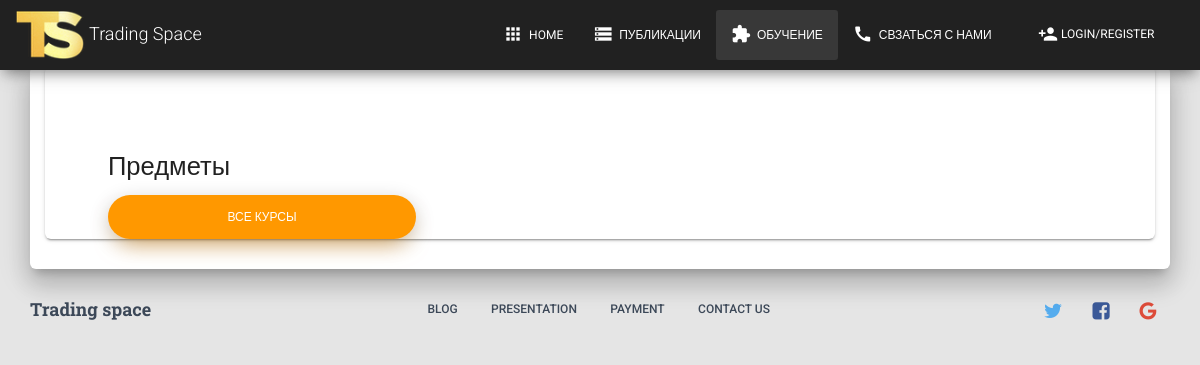
Before: /course/ with the older database file.
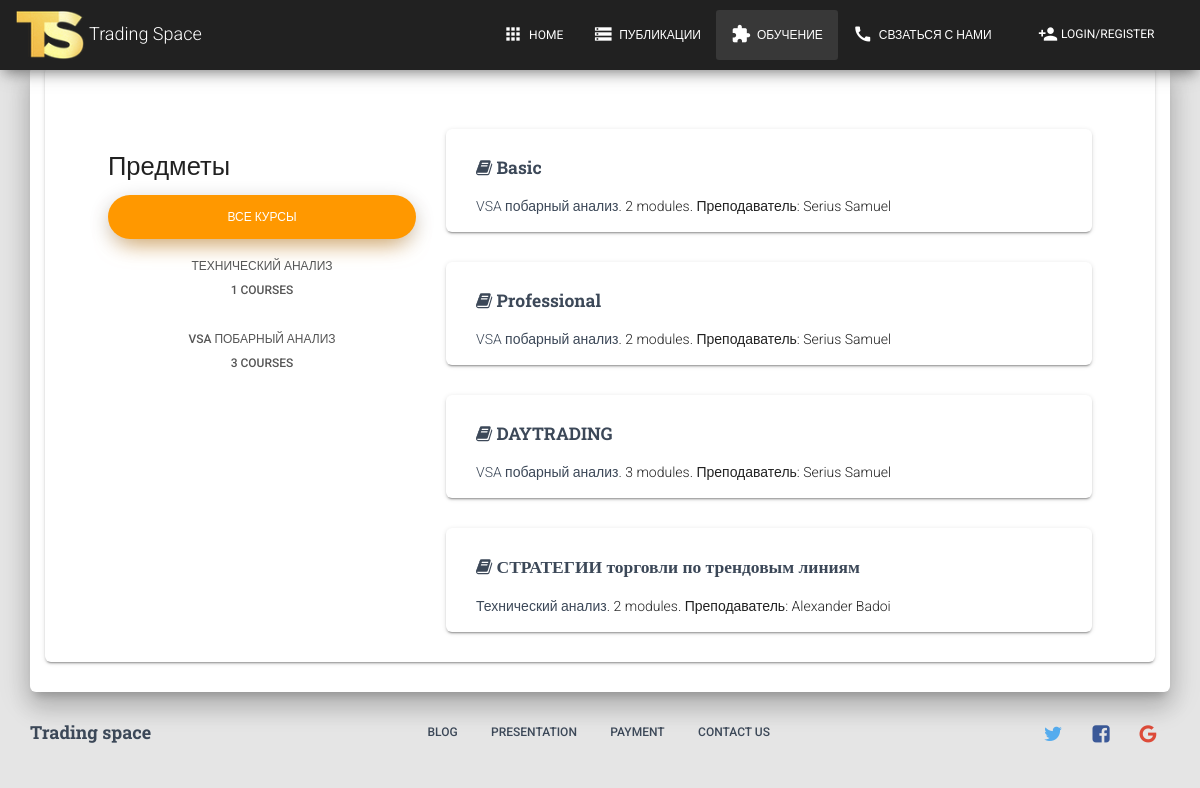
After: the same page with the newer database file.
### courses/models.py (models this page shows, shortened)
class Subject(models.Model):
    title = models.CharField(max_length=200)
    slug = models.SlugField(max_length=200, unique=True)
    class Meta:
        ordering = ['title']
        verbose_name = 'Предмет'
        verbose_name_plural = 'Предметы'
    def __str__(self):
        return self.title

class Course(models.Model):
    owner = models.ForeignKey(User,
                              related_name='courses_created',
                              on_delete=models.CASCADE)
    subject = models.ForeignKey(Subject,
                                related_name='courses',
                                on_delete=models.CASCADE)
    title = models.CharField(max_length=200)
    slug = models.SlugField(max_length=200, unique=True)
    overview = models.TextField()
    created = models.DateTimeField(auto_now_add=True)
    students = models.ManyToManyField(User, related_name='courses_joined', blank=True)
    class Meta:
        verbose_name = 'Курс'
        verbose_name_plural = 'Курсы'
        ordering = ['-created']

### courses/views.py (the view)
# urls.py: path('', views.CourseListView.as_view(), name='course_list'),
class CourseListView(TemplateResponseMixin, View):
    model = Course
    template_name = 'courses/course/list.html'
    def get(self, request, subject=None):
        subjects = Subject.objects.annotate(total_courses=Count('courses'))
        courses = Course.objects.annotate(total_modules=Count('modules'))
        if subject:
            subject = get_object_or_404(Subject, slug=subject)
            courses = courses.filter(subject=subject)
        return self.render_to_response({'subjects': subjects, 'subject': subject, 'courses': courses})

### templates/courses/course/list.html (shortened to what this page needs)
{% extends "base.html" %}
{% load static %}
{% block content %}
    <div class="content">
        <div class="container-fluid">
            <div class="row">
                <div class="col-md-12">
                    <div class="card">
                        <div class="card-header card-header-icon" data-background-color="purple">
                            <i class="material-icons">book</i>
                        </div>
                        <div class="card-content">
                            <div class="card-body">
                                <div class="col-md-4">
                                    <h3>Предметы</h3>
                                    <ul class="nav nav-pills nav-pills-warning nav-stacked" id="modules">
                                        <li {% if not subject %}class="selected"{% endif %}>
                                            <a href="{% url "course_list" %}">Все курсы</a>
                                        </li>
                                        {% for s in subjects %}
                                            <li {% if subject == s %}class="selected"{% endif %}>
                                                <a href="{% url "course_list_subject" s.slug %}">
                                                    {{ s.title }}
                                                    <br><span>{{ s.total_courses }} courses</span>
                                                </a>
                                            </li>
                                        {% endfor %}
                                    </ul>
                                </div>
                                <div class="col-md-8">
                                    {% for course in courses %}
                                        {% with subject=course.subject %}
                                            <div class="card">
                                                <div class="card-content">
                                                    <h5 class="card-title">
                                                        <i class="fa fa-book"></i>
                                                        <a href="{% url "course_detail" course.slug %}">
                                                            {{ course.title }}</a>
                                                    </h5>
                                                    <div class="author" id="module-contents">
                                                        <a href="{% url "course_list_subject" subject.slug %}">
                                                            {{ subject }}</a>.
                                                        {{ course.total_modules }} modules.
                                                        Преподаватель: {{ course.owner.get_full_name }}
                                                    </div>
                                                </div>
                                            </div>
                                        {% endwith %}
                                    {% endfor %}
                                </div>
                            </div>
                        </div>
                    </div>
                </div>
            </div>
        </div>
    </div>
{% endblock %}

### templates/base.html (shortened to what this page needs)
<!doctype html>
{% load static %}
<html lang="en">
<head>
    <link rel="stylesheet" href="https://maxcdn.bootstrapcdn.com/font-awesome/latest/css/font-awesome.min.css"/>
    <link href="{% static 'assets/css/bootstrap.min.css' %}" rel="stylesheet"/>
    <link href="{% static 'assets/css/material-kit.css' %}" rel="stylesheet"/>
</head>
<body class="blog-posts">
{% include 'include/nav_base.html' %}
{% block header %}
    <div>
        <br> <br> <br> <br> <br> <br>
    </div>
{% endblock %}
<div class="main main-raised">
    {% block content %}
    {% endblock %}
</div>
{% include 'include/footer_base.html' %}
</body>
</html>

### templates/include/nav_base.html (shortened to what this page needs)
{% load static %}
<nav class="navbar navbar-inverse navbar-fixed-top" id="sectionsNav">
    <div class="container">
        <div class="navbar-header">
            <a class="navbar-brand" href="{% url 'index' %}">
                <div class="logo">
                    <img src="{% static 'assets/img/logo.png' %}" width="70" height="50">  <span>Trading Space</span>
                </div>
            </a>
        </div>
        <div class="collapse navbar-collapse">
            <ul class="nav navbar-nav navbar-right">
                <li>
                    <a href="{% url 'index' %}">
                        <i class="material-icons">apps</i> Home
                    </a>
                </li>
                <li>
                    <a href="{% url 'post_list' %}">
                        <i class="material-icons">storage</i> Публикации
                    </a>
                </li>
                <li>
                    <a href="{% url 'course_list' %}">
                        <i class="material-icons">extension</i> Обучение
                    </a>
                </li>
                <li>
                    <a href="{% url 'contacts' %}">
                        <i class="material-icons">call</i> Свзаться с нами
                    </a>
                </li>
                {% if user.is_authenticated %}
                    <li class="dropdown">
                        <a href="" class="dropdown-toggle" data-toggle="dropdown">
                            <i class="material-icons">account_circle</i> Hi, {{ user.username }}
                            <b class="caret"></b>
                        </a>
                        <ul class="dropdown-menu dropdown-with-icons">
                            <li>
                                <a href="{% url 'dashboard' %}">
                                    <i class="material-icons">account_balance</i> Личный кабинет
                                </a>
                            </li>
                            <li>
                                <a href="{% url 'post_create' %}">
                                    <i class="material-icons">art_track</i> Добавить публикацию
                                </a>
                            </li>
                            <li>
                                <a href="{% url 'diary_cat_list' %}">
                                    <i class="material-icons">art_track</i>Торговый дневник
                                </a>
                            </li>
                            <hr>
                            <li>
                                <a href="{% url 'logout' %}">
                                    <i class="material-icons">view_quilt</i> Выход
                                </a>
                            </li>
                        </ul>
                    </li>
                {% else %}
                    <li>
                        <a href="{% url 'login' %}" target="_blank"
                           class="btn btn-white btn-simple">
                            <i class="material-icons">person_add</i> Login/Register
                        </a>
                    </li>
                {% endif %}
            </ul>
        </div>
    </div>
</nav>

### templates/include/footer_base.html
<footer class="footer">
    <div class="container">
        <a class="footer-brand" href="#pablo">Trading space</a>
        <ul class="pull-center">
            <li><a href="#pablo">Blog </a></li>
            <li><a href="#pablo"> Presentation </a></li>
            <li><a href="#pablo"> Payment </a></li>
            <li><a href="#pablo"> Contact Us </a></li>
        </ul>
        <ul class="social-buttons pull-right">
            <li>
                <a href="https://twitter.com/CreativeTim" target="_blank"
                   class="btn btn-just-icon btn-twitter btn-simple">
                    <i class="fa fa-twitter"></i>
                </a>
            </li>
            <li>
                <a href="https://www.facebook.com/CreativeTim" target="_blank"
                   class="btn btn-just-icon btn-facebook btn-simple">
                    <i class="fa fa-facebook-square"></i>
                </a>
            </li>
            <li>
                <a href="https://www.instagram.com/CreativeTimOfficial" target="_blank"
                   class="btn btn-just-icon btn-google btn-simple">
                    <i class="fa fa-google"></i>
                </a>
            </li>
        </ul>
    </div>
</footer>

Changed rows visible on the page:
added Subject: title "ТЕХНИЧЕСКИЙ АНАЛИЗ", total_courses "1"
added Subject: title "VSA ПОБАРНЫЙ АНАЛИЗ", total_courses "3"
added Course: title "Basic", subject "VSA побарный анализ", total_modules "2", owner.get_full_name "Serius Samuel"
added Course: title "Professional", subject "VSA побарный анализ", total_modules "2", owner.get_full_name "Serius Samuel"
added Course: title "DAYTRADING", subject "VSA побарный анализ", total_modules "3", owner.get_full_name "Serius Samuel"
added Course: title "СТРАТЕГИИ торговли по трендовым линиям", subject "Технический анализ", total_modules "2", owner.get_full_name "Alexander Badoi"
